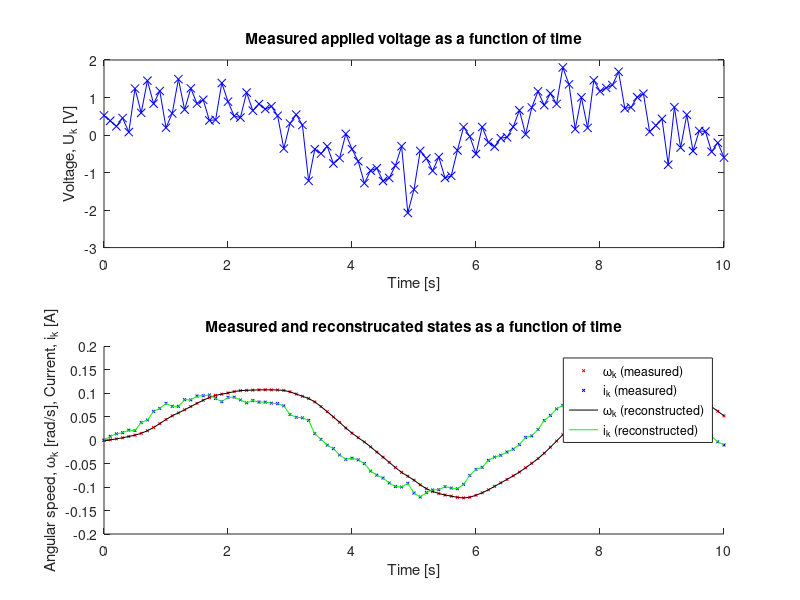

Write MATLAB code to recreate this figure.
load('rotor_data.mat')
fprintf(['Loading example data generated from a run with the continuous\n',...
         'parameters: L: 6 ,R: 5 ,Ke: 4 ,Kt: 4 ,J: 2 ,b: 3 ...\n'])
      
% LS identification of coefficients of the u->i pulse TF
Oi = [-I(2:end-1),-I(1:end-2),U(2:end-1),U(1:end-2)];
Yi = I(3:end);
thetai = (Oi'*Oi)\(Oi'*Yi);

% LS identification of coefficients of the omega->i pulse TF
Ow = [-omega(2:end-1),-omega(1:end-2),U(2:end-1),U(1:end-2)];
Yw = omega(3:end);
thetaw = (Ow'*Ow)\(Ow'*Yw);

% Solving of the linear system
b1w = thetaw(3);
b0w = thetaw(4);
b1i = thetai(3);
b0i = thetai(4);
a1 = thetai(1);
a0 = thetai(2);
b11 = b1w;
b21 = b1i;

k1 = (2*a1 + b0w/b11 - b0i);
k0 = a0 - (b0w/b11)*(b0i - a1);

a22 = (a0*b11*b21+b0w*b0i-b0w*a1*b21)/(b0w*b21-b0i*b11);
a11 = -a1 - a22;
a21 = (b0i - (a1 + a22)*b21)/b11;
a12 = -(a0 + (a1 + a22)*a22)/a21;

% Validate LS estimation
A = [a11, a12; a21, a22];
B = [b11; b21];

x = zeros(2,length(U));
for ii = 2:length(U)
    x(:,ii) = A*x(:,ii-1) + B*U(ii-1);
end

tt = linspace(0,h*(length(U)-1),length(U));
figure(1)
subplot(2,1,1)
plot(tt,U,'b-x')
title('Measured applied voltage as a function of time')
xlabel('Time [s]')
ylabel('Voltage, U_k [V]')

subplot(2,1,2)
hold on;
plot(tt,omega,'rx', 'markersize', 2)
plot(tt,I,'bx', 'markersize', 2)
plot(tt,x(1,:),'k')
plot(tt,x(2,:),'g')
xlabel('Time [s]')
ylabel('Angular speed, \omega_k [rad/s], Current, i_k [A]')
title('Measured and reconstrucated states as a function of time')
legend('\omega_k (measured)','i_k (measured)', '\omega_k (reconstructed)','i_k (reconstructed)')

% Reconstructs original system
C = eye(2);
syshatd = ss(A,B,C,[],h);
syshatc = d2c(syshatd);

Ahatc = syshatc.A;
Bhatc = syshatc.B;

fprintf('\nEstimated parameters:\n')
param.res = syshatc.B(1,1);
param.L = 1/syshatc.B(2,1);
param.R = -param.L*Ahatc(2,2);
param.Ke = -param.L*Ahatc(2,1);
param.Kt = param.Ke;
param.J = param.Kt/Ahatc(1,2);
param.b = -param.J*Ahatc(1,1)